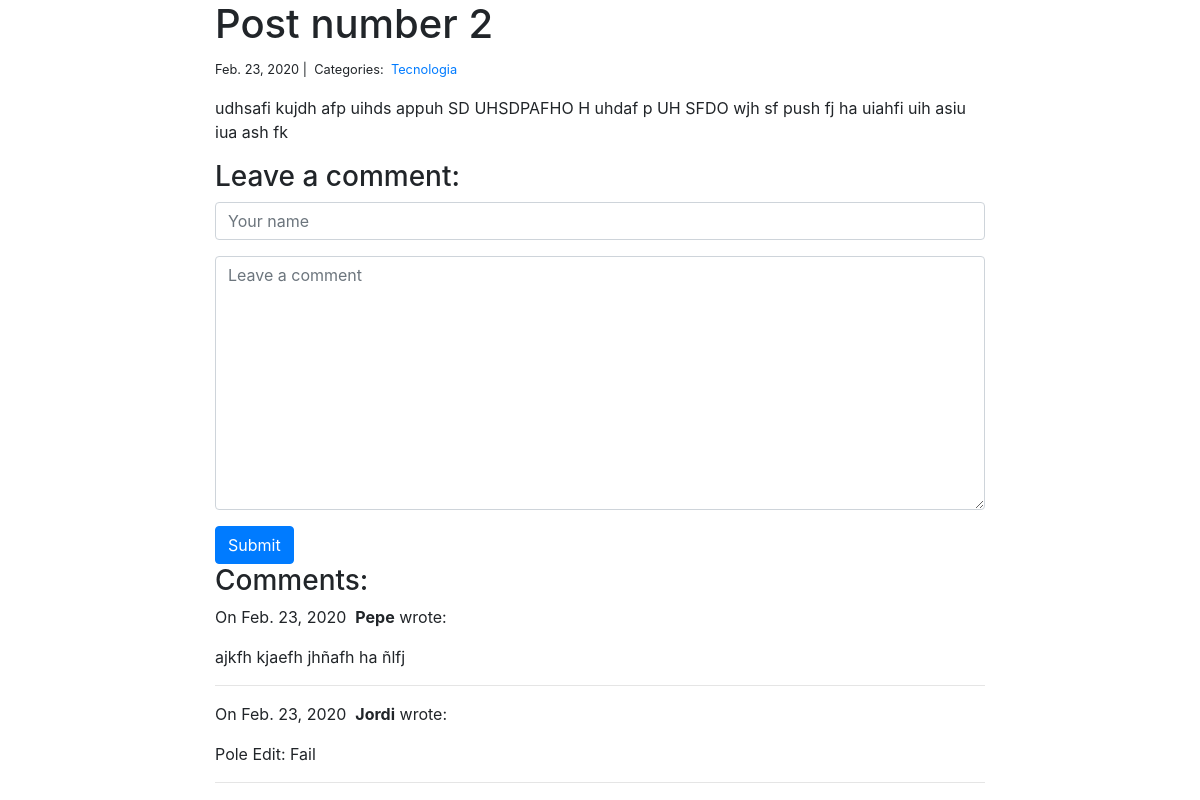
/tech_blog/posts/2, run on the app's committed database.
### apps/tech_blog/models.py (models this page shows, shortened)
class Post(models.Model):
	title = models.CharField(max_length=100)
	body = models.TextField()
	created_on = models.DateTimeField(auto_now_add=True)
	last_modified = models.DateTimeField(auto_now=True)
	categories = models.ManyToManyField('Category', related_name='posts')

class Category(models.Model):
	name = models.CharField(max_length=30)

class Comment(models.Model):
	author = models.CharField(max_length=70)
	body = models.TextField()
	created_on = models.DateTimeField(auto_now_add=True)
	post = models.ForeignKey('Post', on_delete=models.CASCADE)

### apps/tech_blog/views.py (the view, shortened to what this page needs)
# urls.py: path('posts/<int:pk>', views.post_detail, name='post_detail'),
def post_detail(request, pk):
	post = Post.objects.get(pk=pk)
	comments = Comment.objects.filter(post=post)
	form = CommentForm()
	context = {
		'post': post,
		'comments': comments,
		'form': form
	}
	return render(request, 'post_detail.html', context)

### apps/tech_blog/forms.py
class CommentForm(forms.Form):
	author = forms.CharField(
		max_length=70,
		widget=forms.TextInput(
			attrs={
				'class': 'form-control',
				'placeholder': 'Your name'
			}
		)
	)
	body = forms.CharField(
		widget=forms.Textarea(
			attrs={
				'class': 'form-control',
				'placeholder': 'Leave a comment'
			}
		)
	)

### apps/tech_blog/templates/post_detail.html (shortened to what this page needs)
{% extends "base.html" %}
{% block page_content %}
<div class="col-md-8 offset-md-2">
    <h1>{{ post.title }}</h1>
    <small>
        {{ post.created_on.date }} |&nbsp;
        Categories:&nbsp;
        {% for category in post.categories.all %}
        <a href="{% url 'category_post_list' category.name %}">
            {{ category.name }}
        </a>&nbsp;
        {% endfor %}
    </small>
    <p>{{ post.body | linebreaks }}</p>
    <h3>Leave a comment:</h3>
    <form action="/tech_blog/posts/{{ post.pk }}" method="post">
        <div class="form-group">
            {{ form.author }}
        </div>
        <div class="form-group">
            {{ form.body }}
        </div>
        <button type="submit" class="btn btn-primary">Submit</button>
    </form>
    <h3>Comments:</h3>
    {% for comment in comments %}
    <p>
        On {{comment.created_on.date }}&nbsp;
        <b>{{ comment.author }}</b> wrote:
    </p>
    <p>{{ comment.body }}</p>
    <hr>
    {% endfor %}
</div>
{% endblock %}

### data on the page
Post: title "Post number 2", created_on "Feb. 23, 2020", body "udhsafi kujdh afp uihds appuh SD UHSDPAFHO H uhdaf p UH SFDO wjh sf push fj ha uiahfi uih asiu iua ash fk"
Category: name "Tecnologia"
Comment: created_on "Feb. 23, 2020", author "Pepe", body "ajkfh kjaefh jhñafh ha ñlfj"
Comment: created_on "Feb. 23, 2020", author "Jordi", body "Pole Edit: Fail"
